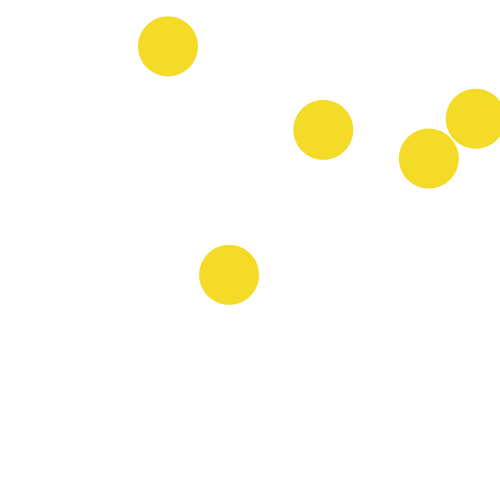
Frame 1 (no input)
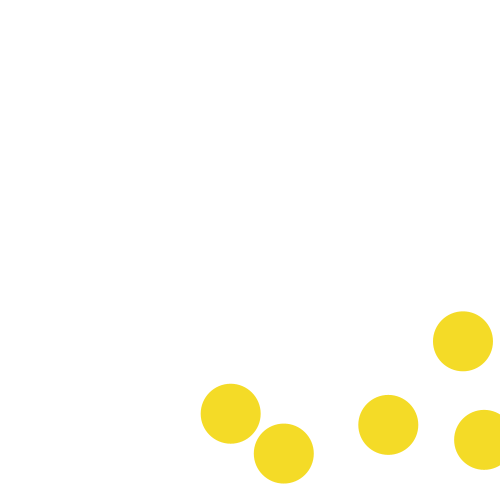
Frame 60 (the mouse pressed at the canvas centre just before this capture)
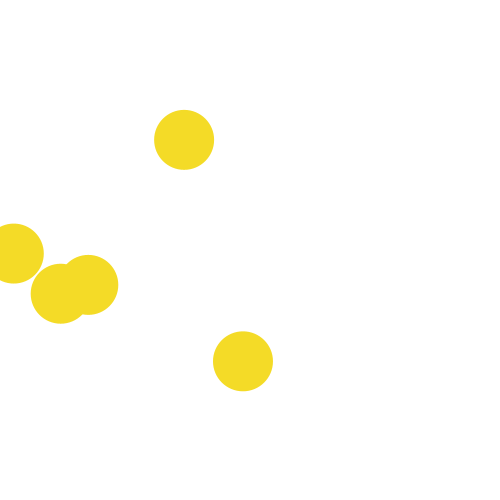
Frame 120 (the mouse held since frame 60 and released just before this capture)

The Processing sketch that drew these frames (run headless with seeded random() and noise(); from frame 60 on, the mouse is pressed at the canvas centre):

// Processing sketch: processing_67025
// ── processing_67025.pde

// credit Gustavo  & http://www.openprocessing.org/sketch/40846.

int numBalls = 5;
 
float [] BallX = new float [numBalls];
float [] BallY = new float [numBalls];
float [] speedX = new float [numBalls];
float [] speedY = new float [numBalls];
 
void setup(){
  size(500,500);
  smooth();
  noStroke();
   
  for(int i=0; i<numBalls; i++) {
   BallX[i]  = random(width);
   BallY[i] = random(height);
   speedX[i] = (5);
   speedY[i] = (5);
  }
}
 
void draw(){
 background(255);
 fill(255,105,180,70);
 
 for (int i=0; i < numBalls; i++){
  fill(244,219,39);
  ellipse(BallX[i], BallY[i], 60,60);
  fill(68,201,242);
   
  BallX[i] += speedX[i]; //movement X
  BallY[i] += speedY[i]; //movement Y
   
  if((BallX[i] < 0) || (BallX [i] > width)) {
    speedX[i]*=-1;
  }
    
   if((BallY[i] < 0) || (BallY[i] > height)){
    speedY[i]*=-1;
  }  
     
       
 }
}
